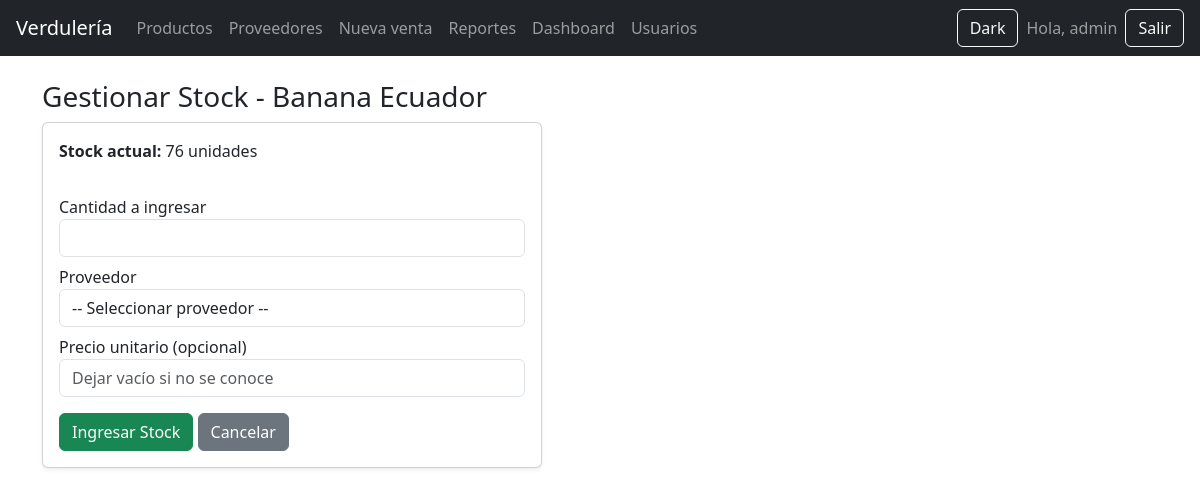
Page /productos/stock/2 (signed in) on the earlier database version.
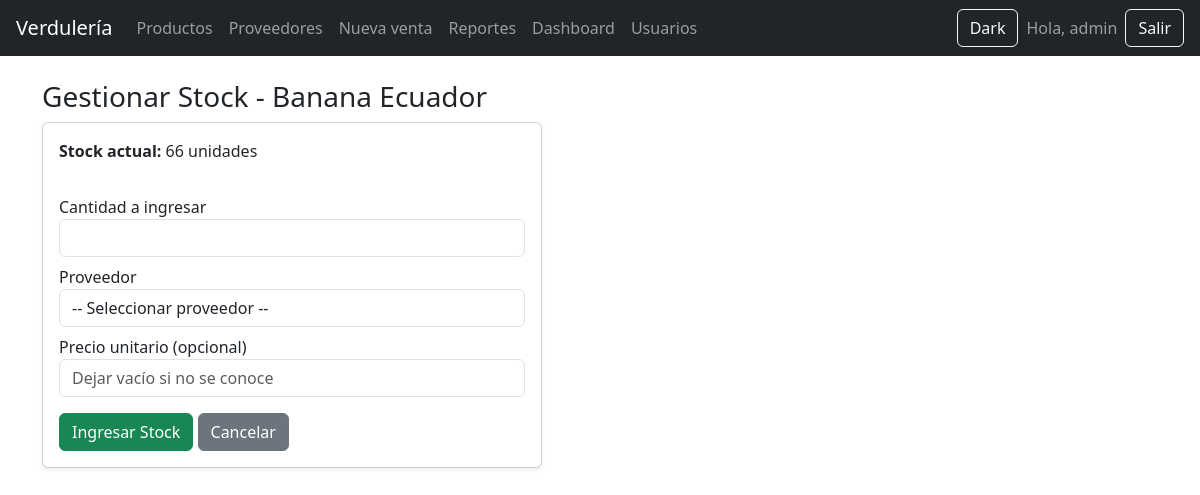
Same page on the later database version.
### tables this page shows
CREATE TABLE productos (
        id INTEGER PRIMARY KEY AUTOINCREMENT,
        nombre TEXT NOT NULL,
        precio REAL NOT NULL,
        stock INTEGER NOT NULL DEFAULT 0,
        categoria_id INTEGER,
        unidad_id INTEGER,
        FOREIGN KEY (categoria_id) REFERENCES categorias(id),
        FOREIGN KEY (unidad_id) REFERENCES unidades(id)
    );

### app/routes/productos.py (the view, shortened to what this page needs)
@productos_bp.route("/stock/<int:id>", methods=["GET", "POST"])
@login_required
def gestionar_stock(id):
    db = get_db()
    producto = db.execute("SELECT * FROM productos WHERE id=?", (id,)).fetchone()
    proveedores = db.execute("SELECT * FROM proveedores ORDER BY nombre").fetchall()
    return render_template("productos/gestionar_stock.html",
                           producto=producto,
                           proveedores=proveedores)

### app/__init__.py (called while the page is built)
def create_app():
    app = Flask(__name__)
    app.secret_key = "clave-super-secreta"
    app.register_blueprint(auth_bp)
    app.register_blueprint(productos_bp)
    app.register_blueprint(ventas_bp)
    app.register_blueprint(reportes_bp)
    app.register_blueprint(admin_bp)
    app.register_blueprint(usuarios_bp)
    app.register_blueprint(proveedores_bp)
    @app.route("/")
    def index():
        return render_template("index.html")
    @app.teardown_appcontext
    def teardown_db(exception):
        close_db()
    return app

### db.py (called while the page is built)
def get_db():
    if "db" not in g:
        g.db = sqlite3.connect(DB_NAME)
        g.db.row_factory = sqlite3.Row
    return g.db

### app/templates/productos/gestionar_stock.html (shortened to what this page needs)
{% extends "base.html" %}
{% block contenido %}
<h3>Gestionar Stock - {{ producto.nombre }}</h3>
<div class="card p-3 shadow-sm" style="max-width:500px;">
    <div class="mb-3">
        <p><strong>Stock actual:</strong> {{ producto.stock }} unidades</p>
    </div>
    <form method="POST">
        <label>Cantidad a ingresar</label>
        <input name="cantidad" class="form-control mb-2" type="number" step="0.01" required>
        <label>Proveedor</label>
        <select name="proveedor_id" class="form-control mb-2" required>
            <option value="">-- Seleccionar proveedor --</option>
        </select>
        <label>Precio unitario (opcional)</label>
        <input name="precio_unitario" class="form-control mb-3" type="number" step="0.01" placeholder="Dejar vacío si no se conoce">
        <button type="submit" class="btn btn-success">Ingresar Stock</button>
        <a href="/productos/" class="btn btn-secondary">Cancelar</a>
    </form>
</div>
{% endblock %}

Differences in the rows shown:
changed productos "Banana Ecuador": stock "76" → "66"
